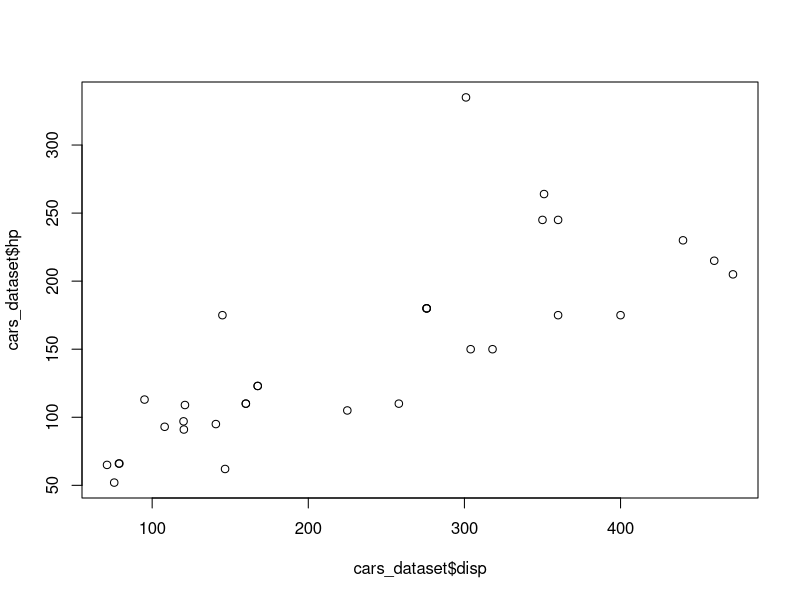
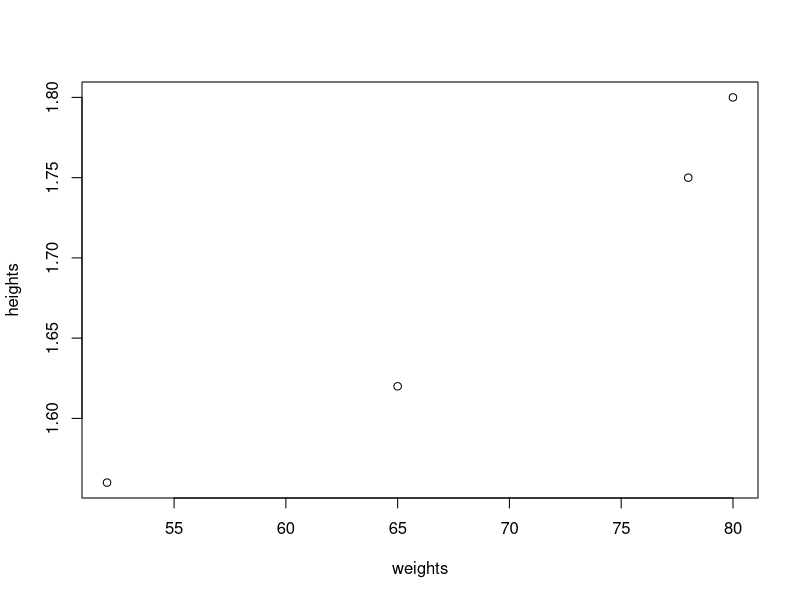
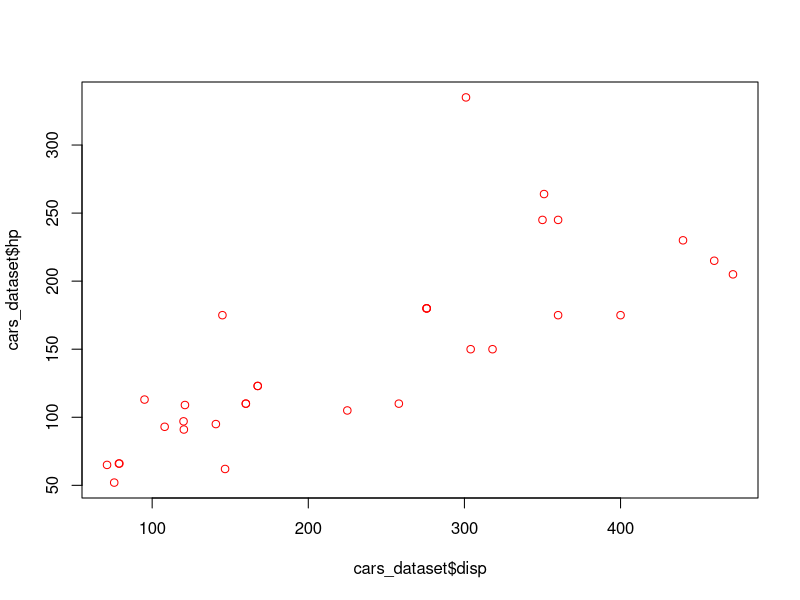
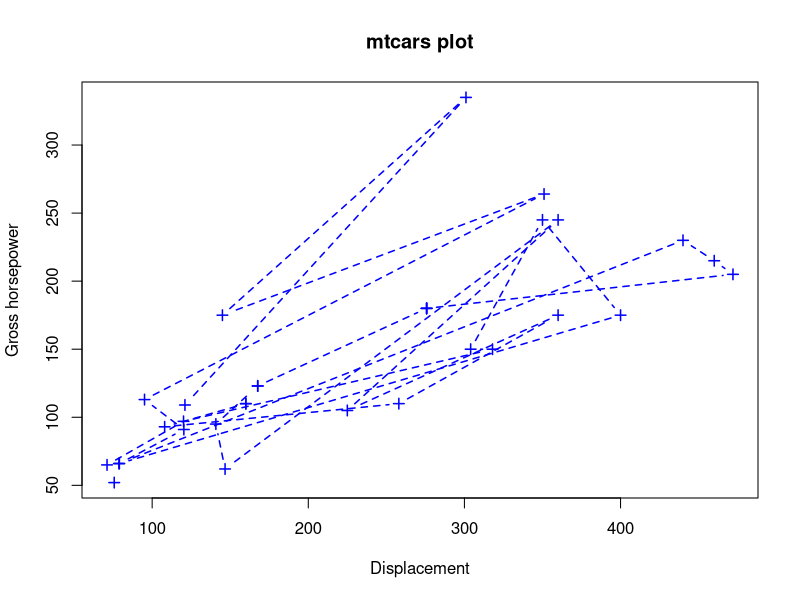
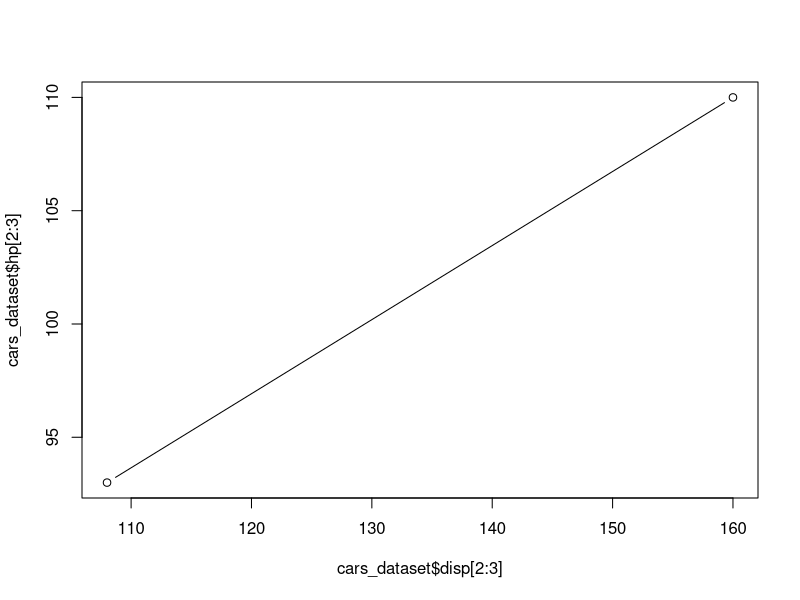
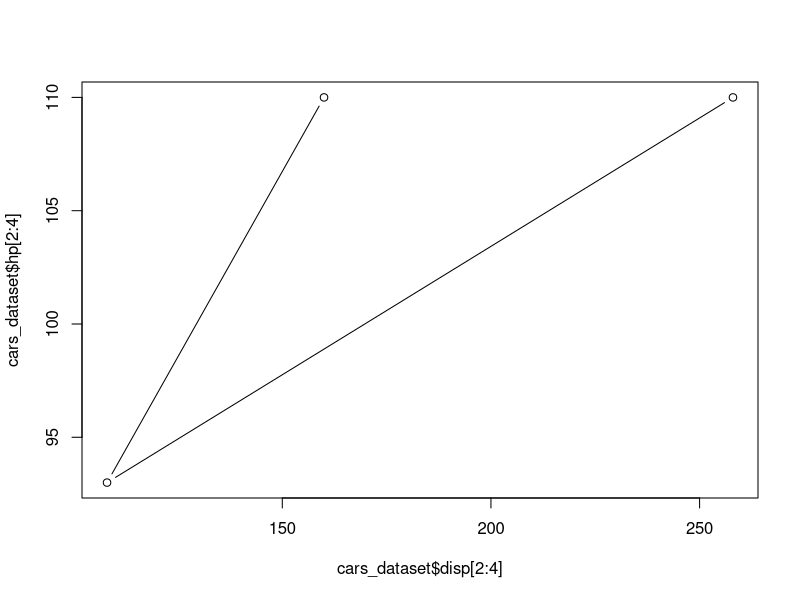
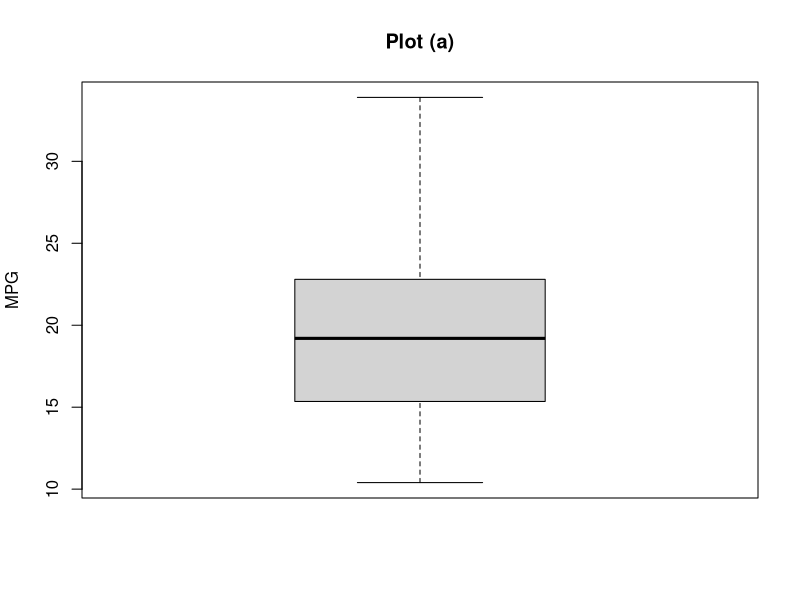
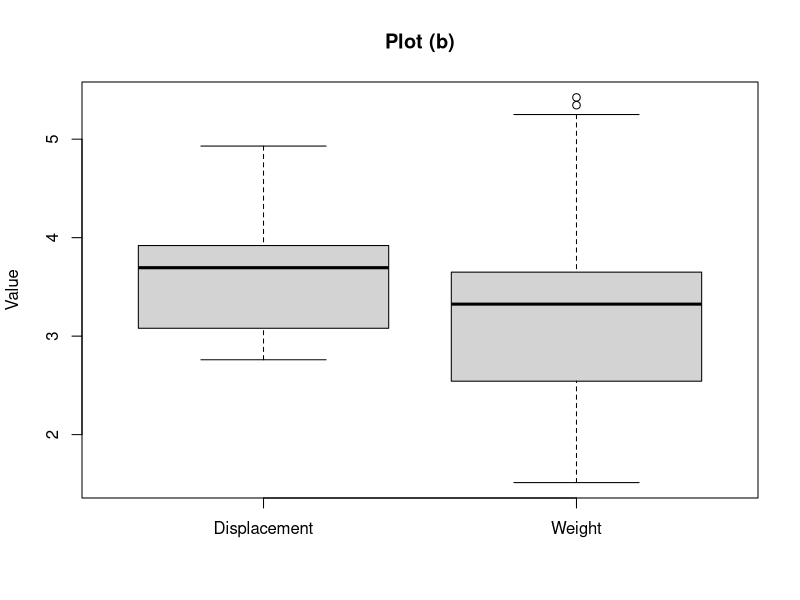

Recreate these plots in R, in order.
#R: A first look course
#Sheet 3: Data analysis and visualisation
#IT Learning Centre, University of Oxford
#Srinivasa Rao, 2021

cars_dataset <- read.csv("Data/mtcars.csv")

#### SUMMARY STATS ####

summary(cars_dataset)


# What if we wanted the standard deviation of each column?  The function we need here is "sd",
# and we can use it column-by-column if we wish.

sd(cars_dataset$mpg)

# If we want to apply it to multiple columns, we can use the function "apply".

apply(cars_dataset, 2, sd)

# What does the warning message mean?

test_data <- c("car", "bus")
sd(test_data)

0/0

# Meanwhile "Inf" means infinity, and is what you get when you try to calculate:

1/0

# NA, NaN, Inf, -Inf

# We can remove the offending column to avoid the warning from earlier

cars_dataset.no.names <- cars_dataset[,-1] #Remove first column
apply(cars_dataset.no.names, 2, sd)

#### EXERCISE 7 ####
# Write R code to calculate the mean of each column of "df.no.names", using "apply".  (Sometimes
# it's more convenient to just have the vector of values you need, rather than the full "summary"
# output.)  The function to calculate the mean is called "mean", as you might expect!
# Check against the output of "summary" to make sure it's worked.





#### APPENDING DATA ####
# We can also make new columns by doing operations, just like we did with vectors.  For instance,
# suppose we wanted a new column that recorded each car's horsepower per cylinder.  (I don't
# know much about cars, but this probably isn't all that meaningful in real life!)  We can use
# the dollar operator to define a new column, like this:

cars_dataset$hp.per.cyl <- cars_dataset$hp/cars_dataset$cyl

# Type "head(cars_dataset)" into the console and you'll see (the start of) the new column.

# EXERCISE 8
# Add another new column to the table that displays the total number of gears and carburettors
# each car has.  Call it "gear.plus.carb".





#### VISUALISATION ####
# Simple plots help us to diagnose problems with our data
plot(cars_dataset$disp, cars_dataset$hp)

# You'll usually be plotting columns of a data frame against each other, but you can use
# this for any two vectors, in fact:

heights <- c(1.56, 1.62, 1.8, 1.75)
weights <- c(52, 65, 80, 78) #The values from sheet 1
plot(weights, heights)

# By default, R plots every point as a black circle.  We can change the colour using an additional
# parameter, or "argument", to the function plot.  We need to specify the names of these, like so:

plot(cars_dataset$disp, cars_dataset$hp, col="red") #Makes the points red

plot(cars_dataset$disp, cars_dataset$hp, col="blue", type="b", pch = 3, lty = 2, lwd = 1.5,
     xlab = "Displacement", ylab = 'Gross horsepower', main = "mtcars plot")

#### EXERCISE 8A (optional, trickier) ####
# The lines in the plot above create a jumbled mess.  What's determining the order in which the
# lines are drawn?  (Hint: try plotting the second and third points with
plot(cars_dataset$disp[2:3], cars_dataset$hp[2:3], type="b")
# and then add the fourth using
plot(cars_dataset$disp[2:4], cars_dataset$hp[2:4], type="b")
# and observe the difference.)






#### EXERCISE 9 ####
# Make a new plot of "wt" against "drat" from the data frame df, using green, and using the
# symbol encoded by 2 for each point.  Label the axes appropriately.  (Remember you can type
# "?mtcars" in the console to find out what the values represent.)






# What about other types of plot?
#### EXERCISE 10 ####
# Run each of the following lines of code.  Underneath each, write a comment saying what it
# does.
boxplot(cars_dataset$mpg, main = "Plot (a)", ylab= "MPG")
# (a)
boxplot(cars_dataset$drat, cars_dataset$wt, ylab = "Value", names = c("Displacement", "Weight"),
        main = "Plot (b)")
# (b)
hist(cars_dataset$disp, main = "Plot (c)", xlab= "Displacement")
# (c)

# Bar charts are a little harder.  Suppose we wanted to make a bar chart of the values of "gear".
# If you try
barplot(cars_dataset$gear)
# you'll notice it doesn't do what you want.  That's because the input to barplot has to be the
# heights of the bars - that is the number of values of each type.  To do this we use
(gear.tab <- table(cars_dataset$gear))
barplot(gear.tab, xlab = "Number of gears", ylab = "Frequency")
# The brackets around the first line force R to display the table, so you can see what the
# function "table" does.  You don't need to put the brackets around to make the chart.

#### EXERCISE 11 ####
# Statisticians hate pie charts with a passion, but you can make one using the function "pie" (if
# you really must) which works in the same way as "barplot".  Make a pie chart of the values of
# "carb", the number of carburettors of each car.






#3.3 (Optional) Linear models
# This bit is a bit statsy, but is a useful thing to know about.  In simple terms, a linear model
# between two "continuous" variables is a way of fitting a line of best fit on the graph 
# of those variables.  (A continuous variable is one where the values can be any
# number, including decimals, within a given range: like "disp", "hp", and "drat" in mtcars, but
# not "cyl", "vs".  ["Disp" and "hp" only have whole-number values as recorded: but that's 
# because they've been rounded to the nearest whole number, not because of anything intrinsic.])

# You can fit a linear model using the function "lm", and the symbol "~" (Shift+# on Windows;
# Shift+` [the key to the left of Z] on Mac):
mod.1 <- lm(cars_dataset$hp~cars_dataset$drat)
mod.2 <- lm(hp~drat, data = cars_dataset)
# mod.1 and mod.2 are the same thing, but the latter way of writing it is a little more elegant
# when you come to dealing with more complex models with more than two parameters.

# The convention here is the opposite way around from the one for plots: the thing you want on
# the y-axis comes FIRST, before the tilde, and the x-axis variable comes after the TILDE.

# There are two simple things we can do with a linear model, starting with
summary(mod.1)
# which gives summary statistics for the fit of the line of best fit, including the "R-squared",
# which is a measure of correlation between the variables.  (R-squared is between zero and one,
# with higher numbers representing better correlation.)  I won't explain all the other things
# in the summary output (feel free to ask me!), except to say that the two values under the word
# "Estimate" are the intercept and slope, in that order, of the line of best fit.

# We can also plot the line of best fit using the function "abline", which is a whole separate
# line of code after the one for the plot.  It will add the line of best fit to whatever plot
# you made most recently, even if it was a completely different plot!  So we want to run:
plot(cars_dataset$drat, cars_dataset$hp, xlab="Rear axle ratio", ylab = "Horsepower")
abline(mod.1, col = "red", lty = 2, lwd= 5)
# Notice that we can (optionally) use "col", "lty" and "lwd" to specify the colour, line type
# and width of the line - the other graphical parameters are for points, so don't make sense
# here.

#### EXERCISE 11A ####
# Make a plot of "qsec" against "wt", with "qsec" on the y-axis, showing a coral-coloured line
# of best fit.  (You can get a full list of the permitted colour names by entering "colours()"
# into the console.)






